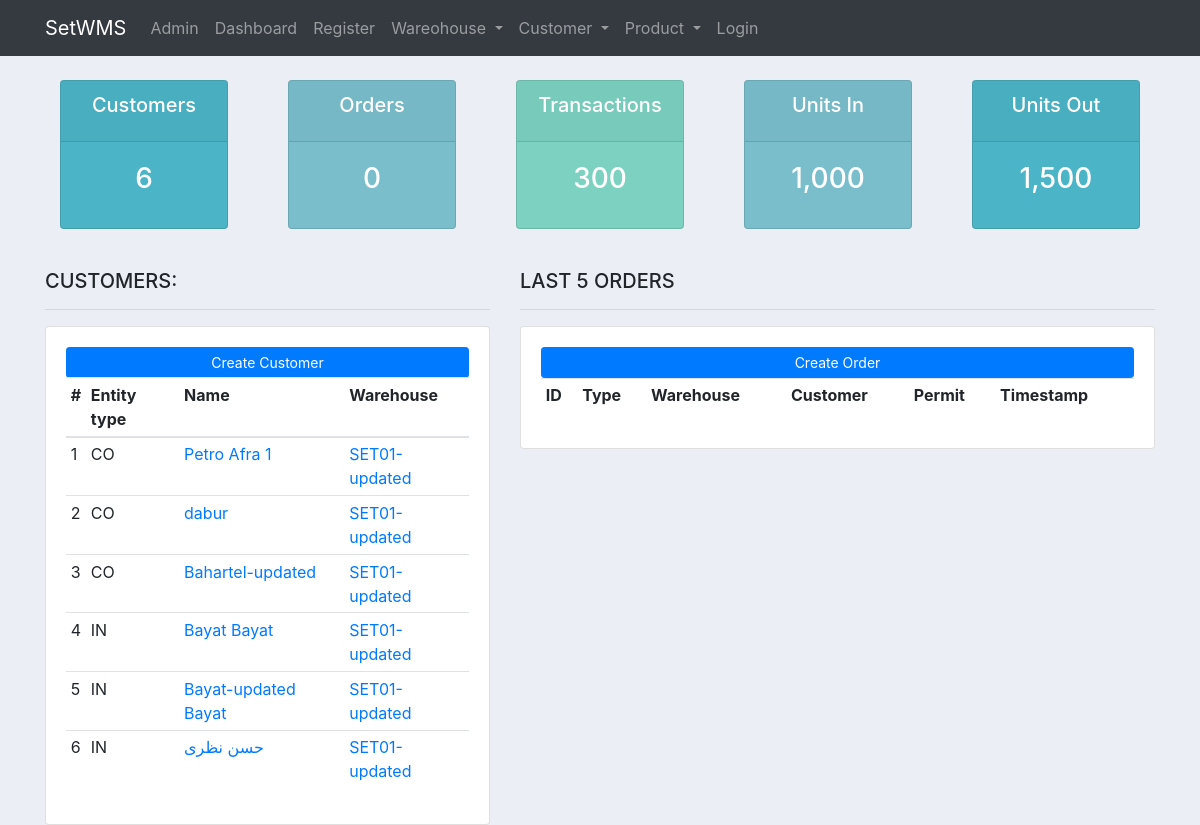
The page /set_app/dashboard/ on the database as committed earlier.
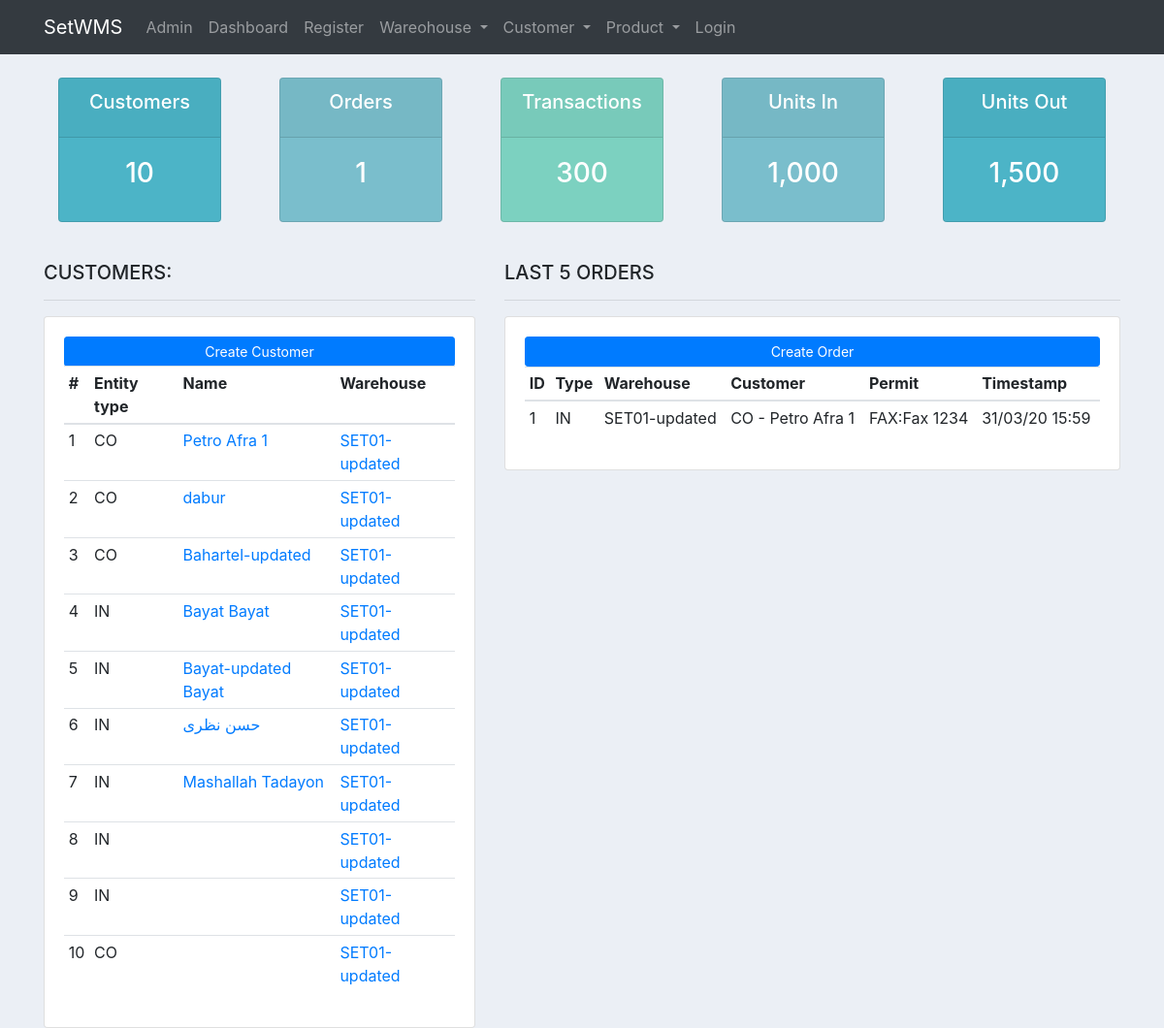
The same page on the database as committed later.
### set_app/models.py (models this page shows, shortened)
class Customer(models.Model):
	INDIVIDUAL = 'IN'
	COMPANY = 'CO'
	OTHER = 'OT'
	ENTITY_TYPE_CHOICES = [
		(INDIVIDUAL, 'Individual'),
		(COMPANY, 'Company'),
		(OTHER, 'Other'),
	]
	entity_type = models.CharField(
		max_length=2,
		choices=ENTITY_TYPE_CHOICES,
		default=INDIVIDUAL,
	)
	first_name = models.CharField(max_length=256, default="first name", blank=True)
	last_name = models.CharField(max_length=256, default="last name", blank=True)
	company_name = models.CharField(max_length=256, default="company name", blank=True)
	melli_code = models.CharField(max_length=10, default=0, validators=[NUMERIC])
	tel1 = models.CharField(max_length=256, default="XXXXXXXX")
	tel2 = models.CharField(max_length=256, default="XXXXXXXX", blank=True)
	email = models.EmailField()
	address = models.CharField(max_length=512, default="address")
	postcode = models.CharField(max_length=10, default="XXXXXXXXXX")
	storage_tags = models.ManyToManyField(StorageTag)
	timestamp_created = models.DateTimeField(auto_now_add=True)
	warehouse = models.ForeignKey(Warehouse, related_name='customers', on_delete=models.CASCADE, default=DEFAULT_WH_ID)
	def __str__(self):
		if self.entity_type == self.INDIVIDUAL:
			return self.entity_type + " - " + self.first_name + " " + self.last_name
		elif self.entity_type == self.COMPANY:
			return self.entity_type + " - " + self.company_name
		else:
			return "Customer __str__ ERROR!"

class Warehouse(models.Model):
	name = models.CharField(max_length=256, default="warehouse name")
	tel1 = models.CharField(max_length=256, default="XXXXXXXX")
	tel2 = models.CharField(max_length=256, default="XXXXXXXX")
	email = models.EmailField()
	address = models.CharField(max_length=512, default="address")
	postcode = models.CharField(max_length=10, default="XXXXXXXXXX")
	timestamp_created = models.DateTimeField(auto_now_add=True)
	def __str__(self):
		return self.name

class Order(models.Model):
	order_choices = (('IN', 'Inbound'), ('OU', 'Outbound'), ('TR', 'Transfer '))
	order_type = models.CharField(max_length=10, choices=order_choices, default='ON', null=False)
	warehouse = models.ForeignKey(Warehouse, on_delete=models.SET_NULL, null=True, default=DEFAULT_WH_ID)
	customer = models.ForeignKey(Customer, on_delete=models.SET_NULL, null=True)
	permit_choices = (('PAP', 'Paper'), ('FAX', 'Fax'), ('EMA', 'Email'), ('TEL', 'Telephone'))
	permit_type = models.CharField(max_length=10, choices=permit_choices, default='ON', null=False)
	permit_number = models.CharField(max_length=30, default="product code", blank=False, unique=False, null=True)
	notes = models.TextField(max_length=2048, default="some notes", blank=True)
	status_choices = (('OFF', 'Off - inactive'), ('ON', 'On - active'))
	status = models.CharField(max_length=20, choices=status_choices, default='ON')
	timestamp_created = models.DateTimeField(auto_now_add=True)

### set_app/views.py (the view)
# urls.py: path('dashboard/', views.dashboard, name='dashboard'),
def dashboard(request):
	customers = Customer.objects.all()
	total_customers = customers.count()
	orders = Order.objects.all()
	total_orders = orders.count()
	context = {'customers':customers,'orders':orders,'total_customers':total_customers,'total_orders':total_orders}
	return render(request, 'set_app/dashboard.html', context)

### set_app/templates/set_app/dashboard.html
{% extends 'set_app/set_app_base.html' %}
{% block body_block %}
    {% include 'set_app/status.html' %}
    <br>
    <div class="row">
        <div class="col-md-5">
            <h5>CUSTOMERS:</h5>
            <hr>
            <div class="card card-body">
                <a class="btn btn-primary  btn-sm btn-block" href="{% url 'set_app:customer_create' %}">Create Customer</a>
                <table class="table table-sm">
                    <tr>
                    <tr>
                        <th scope="col">#</th>
                        <th scope="col">Entity type</th>
                        <th scope="col">Name</th>
                        <th scope="col">Warehouse</th>
                    </tr>
                    </tr>
                    <tbody>
                    {% for customer in customers %}
                        <tr>
                            <td scope="row">{{ forloop.counter }}</td>
                            <td>{{ customer.entity_type }}</td>
                            {% if customer.entity_type == "IN" %}
                                <td><a href={% url 'set_app:customer_detail' pk=customer.pk %}>{{ customer.first_name }} {{ customer.last_name }}</a></td>
                            {% else %}
                                <td><a href={% url 'set_app:customer_detail' pk=customer.pk %}>{{ customer.company_name }}</a></td>
                            {% endif %}
                            <td><a href={% url 'set_app:warehouse_detail' pk=customer.warehouse.pk %}>{{ customer.warehouse.name }}</a></td>
                        </tr>
                    {% endfor %}
                    </tbody>
                </table>
            </div>
        </div>
        <div class="col-md-7">
            <h5>LAST 5 ORDERS</h5>
            <hr>
            <div class="card card-body">
                <a class="btn btn-primary  btn-sm btn-block" href="">Create Order</a>
                <table class="table table-sm">
                    <tr>
                        <th>ID</th>
                        <th>Type</th>
                        <th>Warehouse</th>
                        <th>Customer</th>
                        <th>Permit</th>
                        <th>Timestamp</th>
                    </tr>
                    <tbody>
                    {% for order in orders %}
                        <tr>
                            <td>{{ order.id }}</td>
                            <td>{{ order.order_type }}</td>
                            <td>{{ order.warehouse }}</td>
                            <td>{{ order.customer }}</td>
                            <td>{{ order.permit_type }}:{{ order.permit_number }}</td>
                            <td>{{ order.timestamp_created|date:"d/m/y H:i" }}</td>
                        </tr>
                    {% endfor %}
                    </tbody>
                </table>
            </div>
        </div>
    </div>
{% endblock %}

### set_app/templates/set_app/set_app_base.html (shortened to what this page needs)
<!DOCTYPE html>
<html lang="en">
<head>
    {% include 'set_app/set_app_header.html' %}
</head>
<body>
{% include 'set_app/set_app_navbar.html' %}
<div class="container">
    {% block body_block %}
    {% endblock %}
</div>
</body>
</html>

### set_app/templates/set_app/set_app_header.html (shortened to what this page needs)
{% load static %}
<link rel="stylesheet" href="https://stackpath.bootstrapcdn.com/bootstrap/4.4.1/css/bootstrap.min.css"
>
<link rel="stylesheet" type="text/css" href="{% static '/css/main.css' %}">

### set_app/templates/set_app/set_app_navbar.html (shortened to what this page needs)
<nav class="navbar navbar-expand-lg navbar-dark bg-dark">
    <div class="container">
        <a class="navbar-brand" href="{% url 'index' %}">SetWMS</a>
        <div class="collapse navbar-collapse" id="navbarSupportedContent">
            <ul class="navbar-nav mr-auto">
                <li class="nav-item">
                    <a class="nav-link" href="{% url 'admin:index' %}">Admin</a>
                </li>
                <li class="nav-item">
                    <a class="nav-link" href="{% url 'set_app:dashboard' %}">Dashboard</a>
                </li>
                <li class="nav-item">
                    <a class="nav-link" href="{% url 'set_app:register' %}">Register</a>
                </li>
                <li class="nav-item dropdown">
                    <a class="nav-link dropdown-toggle" href="#" id="navbarDropdown" role="button"
                       data-toggle="dropdown"
                       aria-haspopup="true" aria-expanded="false">
                        Wareohouse
                    </a>
                </li>
                <li class="nav-item dropdown">
                    <a class="nav-link dropdown-toggle" href="#" id="navbarDropdown" role="button"
                       data-toggle="dropdown"
                       aria-haspopup="true" aria-expanded="false">
                        Customer
                    </a>
                </li>
                <li class="nav-item dropdown">
                    <a class="nav-link dropdown-toggle" href="#" id="navbarDropdown" role="button"
                       data-toggle="dropdown"
                       aria-haspopup="true" aria-expanded="false">
                        Product
                    </a>
                </li>
                {% if user.is_authenticated %}
                    <li>
                        <a class="nav-link" href="{% url 'logout' %}">Logout</a>
                    </li>
                {% else %}
                    <li>
                        <a class="nav-link" href="{% url 'set_app:user_login' %}">Login</a>
                    </li>
                {% endif %}
            </ul>
        </div>
    </div>
</nav>

### set_app/templates/set_app/status.html
<br>
<div class="row">
	<div class="col">
		<div class="col-md">
			<div class="card text-center text-white  mb-3" id="total-customers">
			  	<div class="card-header">
			  		<h5 class="card-title">Customers</h5>
			  	</div>
			  	<div class="card-body">
			    	<h3 class="card-title">{{ total_customers }}</h3>
			  	</div>
			</div>
		</div>
	</div>
	<div class="col">
		<div class="col-md">
			<div class="card text-center text-white  mb-3" id="total-orders">
			  	<div class="card-header">
			  		<h5 class="card-title">Orders</h5>
			  	</div>
			  	<div class="card-body">
			    	<h3 class="card-title">{{ total_orders }}</h3>
			  	</div>
			</div>
		</div>
	</div>
	<div class="col">
		<div class="col-md">
			<div class="card text-center text-white  mb-3" id="total-transactions">
			  	<div class="card-header">
			  		<h5 class="card-title">Transactions</h5>
			  	</div>
			  	<div class="card-body">
			    	<h3 class="card-title">300</h3>
			  	</div>
			</div>
		</div>
	</div>
    <div class="col">
		<div class="col-md">
			<div class="card text-center text-white  mb-3" id="total-units-in">
			  	<div class="card-header">
			  		<h5 class="card-title">Units In</h5>
			  	</div>
			  	<div class="card-body">
			    	<h3 class="card-title">1,000</h3>
			  	</div>
			</div>
		</div>
	</div>
        <div class="col">
		<div class="col-md">
			<div class="card text-center text-white  mb-3" id="total-units-out">
			  	<div class="card-header">
			  		<h5 class="card-title">Units Out</h5>
			  	</div>
			  	<div class="card-body">
			    	<h3 class="card-title">1,500</h3>
			  	</div>
			</div>
		</div>
	</div>
</div>

### static/css/main.css (style rules this page uses)
body { background-color: #ebeff5; }
#total-customers { background-color: #4cb4c7; }
#total-orders { background-color: #7abecc; }
#total-transactions { background-color: #7CD1C0; }
#total-units-in { background-color: #7abecc; }
#total-units-out { background-color: #4cb4c7; }

Rows that differ between the two databases and show on the page:
added Customer: entity_type "IN", first_name "Mashallah", last_name "Tadayon", warehouse.name "SET01-updated"
added Customer: entity_type "IN", warehouse.name "SET01-updated"
added Customer: entity_type "IN", warehouse.name "SET01-updated"
added Customer: entity_type "CO", warehouse.name "SET01-updated"
added Order: id "1", order_type "IN", warehouse "SET01-updated", customer "CO - Petro Afra 1", permit_type "FAX", permit_number "Fax 1234", timestamp_created "31/03/20 15:59"
Other text that changed with them:
{{ total_customers }}: "6" → "10"
{{ total_orders }}: "0" → "1"
